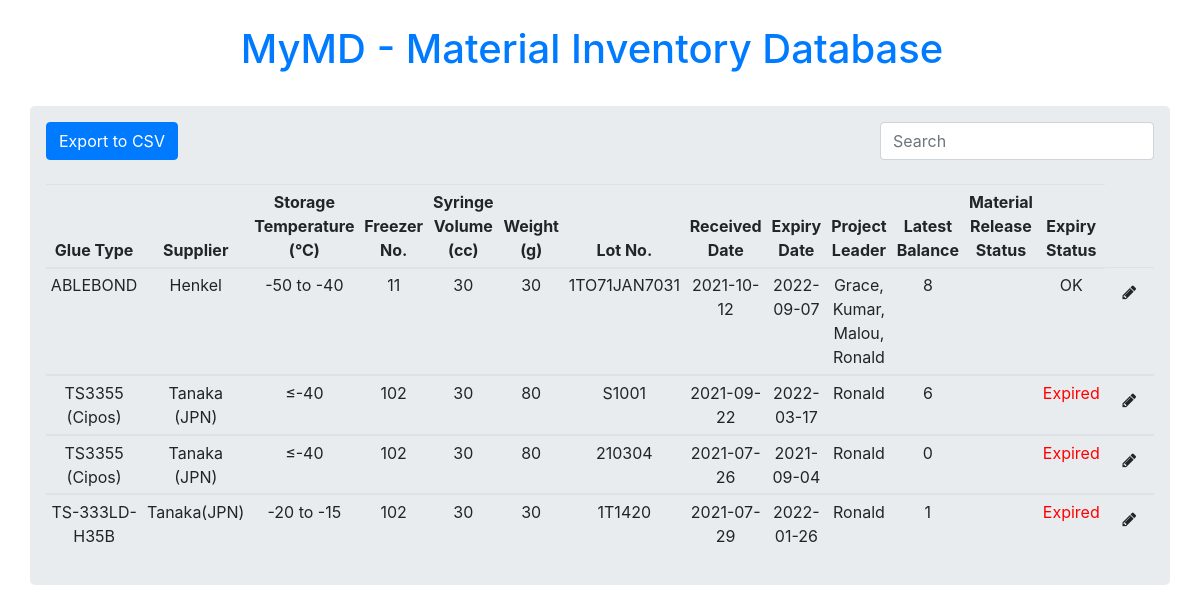
Page /glue on the committed database.
### App.py (models this page shows, shortened)
class GlueType(db.Model):
    __tablename__ = 'glue_types'
    glue_type_id = db.Column(db.Integer, primary_key=True)
    glue_name = db.Column(db.String(100))
    supplier = db.Column(db.String(100))
    storage_temp = db.Column(db.String(100))
    freezer_no = db.Column(db.String(100))
    syringe_volume = db.Column(db.String(100))
    weight = db.Column(db.String(100))
    glue_description = db.relationship("GlueDescription", cascade="all, delete-orphan")

class GlueDescription(db.Model):
    __tablename__ = 'glue_descriptions'
    glue_description_id = db.Column(db.Integer, primary_key=True)
    lot_no = db.Column(db.String(100))
    received_date = db.Column(db.String(100))
    expiry_date = db.Column(db.String(100))
    project_leader = db.Column(db.String(100))
    incoming_qty = db.Column(db.String(100))
    withdraw_date = db.Column(db.String(100))
    withdraw_qty = db.Column(db.String(100))
    withdraw_by = db.Column(db.String(100))
    withdraw_purpose = db.Column(db.String(100))
    balance = db.Column(db.String(100))
    trans_type = db.Column(db.String(100))
    release_status = db.Column(db.String(100))
    expiry_status = db.Column(db.String(100))
    created_time = db.Column(db.DateTime, server_default=db.func.now())
    glue_type_id = db.Column(db.Integer, db.ForeignKey('glue_types.glue_type_id'))
    glue_type = db.relationship("GlueType", backref='glue_type')

### App.py (the view)
@app.route("/glue")
def show_glue():
    all_glue = db.session.query(GlueType, GlueDescription).join(GlueDescription).all()
    return render_template("glue.html", glues=all_glue)

### templates/glue.html (shortened to what this page needs)
{% extends 'base.html' %}
{% block body %}
<div class="container">
    <div class="row">
        <div class="col-xs-7">
            <div class="jumbotron p-3">
                <button class="btn btn-primary" onclick="exportData()">
                    Export to CSV
                </button>
                <div class="form-group pull-right">
                    <input type="text" class="form-control" id="mySearch" placeholder="Search">
                </div>
                <table id="myTable" class="table table-hover table-sm text-center">
                    <thead>
                        <tr>
                            <th>Glue Type</th>
                            <th>Supplier</th>
                            <th>Storage Temperature (°C)</th>
                            <th>Freezer No.</th>
                            <th>Syringe Volume (cc)</th>
                            <th>Weight (g)</th>
                            <th>Lot No.</th>
                            <th>Received Date</th>
                            <th>Expiry Date</th>
                            <th>Project Leader</th>
                            <th>Latest Balance</th>
                            <th>Material Release Status</th>
                            <th>Expiry Status</th>
                        </tr>
                    </thead>
                    {% for glue_types, glue_descriptions in glues %}
                    {% if glue_descriptions.trans_type=="incoming" %}
                    <tbody>
                    <tr>
                        <td>{{ glue_types.glue_name }}</td>
                        <td>{{ glue_types.supplier }}</td>
                        <td>{{ glue_types.storage_temp }}</td>
                        <td>{{ glue_types.freezer_no }}</td>
                        <td>{{ glue_types.syringe_volume }}</td>
                        <td>{{ glue_types.weight }}</td>
                        <td>{{ glue_descriptions.lot_no }}</td>
                        <td>{{ glue_descriptions.received_date }}</td>
                        <td>{{ glue_descriptions.expiry_date }}</td>
                        <td>{{ glue_descriptions.project_leader }}</td>
                        <td>{{ glue_descriptions.balance }}</td>
                        <td>{{ glue_descriptions.release_status }}</td>
                        <td class="expiry_status" id="expiry_status">{{ glue_descriptions.expiry_date }}</td>
                        <td>
                            <a href="/glue_description/update/{{glue_descriptions.glue_description_id}}" class="btn"
                               data-toggle="modal" data-target="#modaledit{{glue_descriptions.glue_description_id}}">
                                <i class="fa fa-pencil"></i></a>
                        </td>
                    </tr>
                    </tbody>
                    {% endif %}
                    {% endfor %}
                </table>
            </div>
        </div>
    </div>
</div>
{% endblock %}

### templates/base.html (shortened to what this page needs)
<!DOCTYPE html>
<html lang="en">
<head>
    <link rel="stylesheet" href="https://cdnjs.cloudflare.com/ajax/libs/font-awesome/4.7.0/css/font-awesome.min.css">
    <link rel="stylesheet" href="https://stackpath.bootstrapcdn.com/bootstrap/4.4.1/css/bootstrap.min.css">
</head>
<body>
    {% block body %} {% endblock %}
</body>
</html>

### templates/header.html (shortened to what this page needs)
{% extends 'base.html' %}
{% block body %}
    <div class="text-center" style="margin:20px;">
            <a href="/" class="navbar-brand"><h1>MyMD - Material Inventory Database</h1></a>
    </div>
{% endblock %}

### rows in the picture
GlueType: glue_name "ABLEBOND", supplier "Henkel", storage_temp "-50 to -40", freezer_no "11", syringe_volume "30", weight "30", lot_no "1TO71JAN7031", received_date "2021-10-12", expiry_date "2022-09-07", project_leader "Grace, Kumar, Malou, Ronald", balance "8"
GlueType: glue_name "TS3355 (Cipos)", supplier "Tanaka (JPN)", storage_temp "≤-40", freezer_no "102", syringe_volume "30", weight "80", lot_no "S1001", received_date "2021-09-22", expiry_date "2022-03-17", project_leader "Ronald", balance "6", lot_no "210304", received_date "2021-07-26", expiry_date "2021-09-04", balance "0"
GlueType: glue_name "TS-333LD-H35B", supplier "Tanaka(JPN)", storage_temp "-20 to -15", freezer_no "102", syringe_volume "30", weight "30", lot_no "1T1420", received_date "2021-07-29", expiry_date "2022-01-26", project_leader "Ronald", balance "1"
